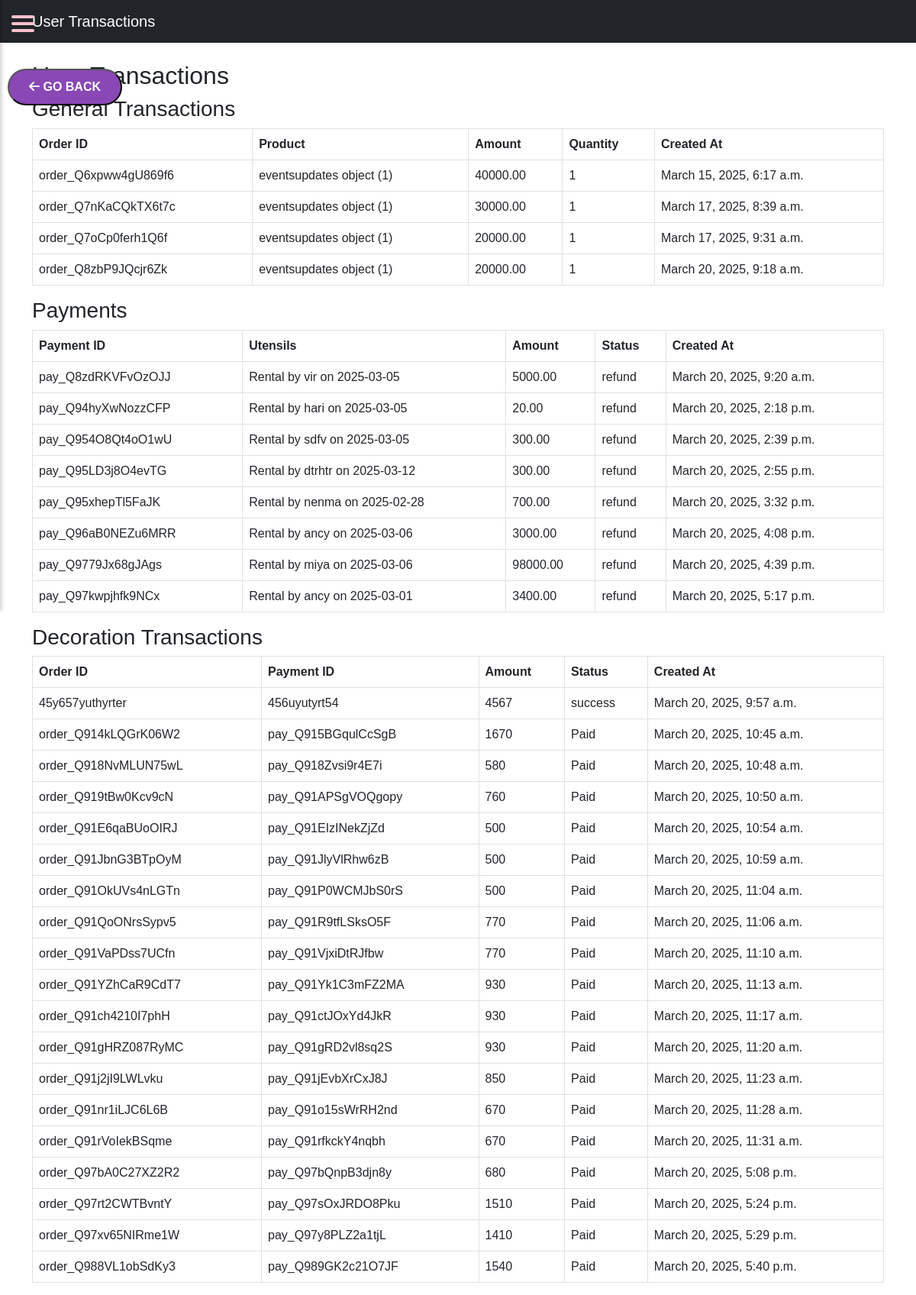
Screenshot of /user_transactions/ (signed in) with the database file from the repository.
### EVENT_BOOKING/models.py (models this page shows)
class Transaction(models.Model):
    user=models.ForeignKey(Event,on_delete=models.CASCADE)
    products = models.ForeignKey(eventsupdates,on_delete=models.CASCADE)
    amount = models.DecimalField(max_digits=10, decimal_places=2)
    quantity = models.PositiveBigIntegerField(default=1)
    order_id= models.CharField(max_length=225)
    created_at = models.DateTimeField(auto_now_add=True)

class eventsupdates(models.Model):
    category=models.CharField(max_length=60,null=True, blank=True)
    packagename=models.CharField(max_length=60,null=True, blank=True)
    chefname=models.CharField(max_length=60,null=True, blank=True)
    chefimage=models.ImageField(upload_to='image/', null=True,blank=True)
    chef=models.ForeignKey(chef,null=True,blank=True,on_delete=models.CASCADE)
    image=models.ImageField(upload_to='image/', null=True,blank=True)
    details=models.CharField(max_length=300,null=True,blank=True)
    fromdate=models.DateField(null=True,blank=True)
    todate=models.DateField(null=True,blank=True)
    rentperday=models.IntegerField(null=True, blank=True)
    package=models.DateField(null=True,blank=True)

class Payment(models.Model):
    user=models.ForeignKey(Event,on_delete=models.CASCADE,null=True,blank=True)
    utensils=models.ForeignKey(Utensilsform,on_delete=models.CASCADE,null=True,blank=True)
    payment_id = models.CharField(max_length=100)
    amount = models.DecimalField(max_digits=10, decimal_places=2)
    status = models.CharField(max_length=20,choices=[('Pending', 'Pending'), ('Paid', 'paid'), ('refund', 'refund')], default='Pending')
    created_at = models.DateTimeField(auto_now_add=True)

class Utensilsform(models.Model):
    name = models.CharField(max_length=100)
    phone = models.CharField(max_length=15)
    user=models.ForeignKey(Event,on_delete=models.CASCADE,null=True,blank=True)
    address = models.CharField(max_length=255)
    email = models.EmailField(null=True,blank=True)
    date = models.DateField()
    rdate = models.DateField()
    time = models.TimeField()
    amount=models.IntegerField(null=True, blank=True)
    status = models.CharField(max_length=10, choices=[('Pending', 'Pending'), ('Paid', 'paid'), ('refund', 'refund')], default='Pending')
    UTENSIL_CHOICES = [
        ('cutlery_sets', 'Cutlery Sets'),
        ('plates_bowls', 'Plates and Bowls'),
        ('serving_utensils', 'Serving Utensils'),
        ('specialty_tools', 'Specialty Tools'),
    ]
    selected_utensils = models.JSONField(default=dict, blank=True)
    def __str__(self):
        return f"Rental by {self.name} on {self.date}"

class decorationtransaction(models.Model):
    user = models.ForeignKey(Event, on_delete=models.CASCADE)
    razorpay_order_id = models.CharField(max_length=100)
    razorpay_payment_id = models.CharField(max_length=100, blank=True, null=True)
    amount = models.IntegerField()
    status = models.CharField(max_length=20, default='Created')
    created_at = models.DateTimeField(auto_now_add=True,null=True,blank=True)

### EVENT_BOOKING/views.py (the view)
# urls.py: path('user_transactions/', views.user_transactions, name='user_transactions'),
def user_transactions(request):
    email = request.session.get('email')
    transactions = Transaction.objects.filter(user__email=email)
    payments = Payment.objects.filter(user__email=email)
    decorations = decorationtransaction.objects.filter(user__email=email)
    return render(request, 'user_transactions.html', {
        'transactions': transactions,
        'payments': payments,
        'decorations': decorations,
    })

### EVENT_BOOKING/templates/user_transactions.html (shortened to what this page needs)
<!DOCTYPE html>
<html lang="en">
<head>
    <link rel="stylesheet" href="https://cdn.jsdelivr.net/npm/bootstrap@5.3.0/dist/css/bootstrap.min.css">
    <link rel="stylesheet" href="https://cdnjs.cloudflare.com/ajax/libs/font-awesome/6.0.0/css/all.min.css">
</head>
<body>
    <button class="back-button" onclick="window.history.back()">
        <i class="fas fa-arrow-left"></i> Go Back
      </button>
    <nav class="navbar navbar-expand-lg navbar-dark bg-dark">
        <div class="container">
            <a class="navbar-brand" href="#">User Transactions</a>
        </div>
    </nav>
<div class="hamburger-menu" onclick="toggleSidebar()">
    <div></div>
    <div></div>
    <div></div>
</div>
    <div class="container mt-4">
        <h2>User Transactions</h2>
        <h3>General Transactions</h3>
        <table class="table table-bordered">
            <thead>
                <tr>
                    <th>Order ID</th>
                    <th>Product</th>
                    <th>Amount</th>
                    <th>Quantity</th>
                    <th>Created At</th>
                </tr>
            </thead>
            <tbody>
                {% for transaction in transactions %}
                <tr>
                    <td>{{ transaction.order_id }}</td>
                    <td>{{ transaction.products }}</td>
                    <td>{{ transaction.amount }}</td>
                    <td>{{ transaction.quantity }}</td>
                    <td>{{ transaction.created_at }}</td>
                </tr>
                {% endfor %}
            </tbody>
        </table>
        <h3>Payments</h3>
        <table class="table table-bordered">
            <thead>
                <tr>
                    <th>Payment ID</th>
                    <th>Utensils</th>
                    <th>Amount</th>
                    <th>Status</th>
                    <th>Created At</th>
                </tr>
            </thead>
            <tbody>
                {% for payment in payments %}
                <tr>
                    <td>{{ payment.payment_id }}</td>
                    <td>{{ payment.utensils }}</td>
                    <td>{{ payment.amount }}</td>
                    <td>{{ payment.status }}</td>
                    <td>{{ payment.created_at }}</td>
                </tr>
                {% endfor %}
            </tbody>
        </table>
        <h3>Decoration Transactions</h3>
        <table class="table table-bordered">
            <thead>
                <tr>
                    <th>Order ID</th>
                    <th>Payment ID</th>
                    <th>Amount</th>
                    <th>Status</th>
                    <th>Created At</th>
                </tr>
            </thead>
            <tbody>
                {% for decoration in decorations %}
                <tr>
                    <td>{{ decoration.razorpay_order_id }}</td>
                    <td>{{ decoration.razorpay_payment_id }}</td>
                    <td>{{ decoration.amount }}</td>
                    <td>{{ decoration.status }}</td>
                    <td>{{ decoration.created_at }}</td>
                </tr>
                {% endfor %}
            </tbody>
        </table>
    </div>
</body>
</html>

### EVENT_BOOKING/templates/user_transactions.html (style rules this page uses)
body { font-family: Arial, sans-serif; margin: 0; padding: 0; }
.hamburger-menu { position: fixed; top: 15px; left: 15px; cursor: pointer; z-index: 1002; }
.hamburger-menu div { width: 30px; height: 4px; background-color: pink; margin: 5px 0; border-radius: 2px; }
.back-button { position: fixed; top: 90px; left: 10px; right:120px; padding: 10px 20px; width:auto; max-width:150px; text-transform: uppercase; background-color: rgb(138, 72, 182); color: white; border-radius: 25px; font-size: 18px; font-weight: bold; font-size: 1rem; align-items: center; }
.back-button i { font-size: 16px; }

### rows the page displays
Payment: payment_id "pay_Q8zdRKVFvOzOJJ", utensils "Rental by vir on 2025-03-05", amount "5000.00", status "refund", created_at "March 20, 2025, 9:20 a.m."
Payment: payment_id "pay_Q94hyXwNozzCFP", utensils "Rental by hari on 2025-03-05", amount "20.00", status "refund", created_at "March 20, 2025, 2:18 p.m."
Payment: payment_id "pay_Q954O8Qt4oO1wU", utensils "Rental by sdfv on 2025-03-05", amount "300.00", status "refund", created_at "March 20, 2025, 2:39 p.m."
Payment: payment_id "pay_Q95LD3j8O4evTG", utensils "Rental by dtrhtr on 2025-03-12", amount "300.00", status "refund", created_at "March 20, 2025, 2:55 p.m."
Payment: payment_id "pay_Q95xhepTl5FaJK", utensils "Rental by nenma on 2025-02-28", amount "700.00", status "refund", created_at "March 20, 2025, 3:32 p.m."
Payment: payment_id "pay_Q96aB0NEZu6MRR", utensils "Rental by ancy on 2025-03-06", amount "3000.00", status "refund", created_at "March 20, 2025, 4:08 p.m."
Payment: payment_id "pay_Q9779Jx68gJAgs", utensils "Rental by miya on 2025-03-06", amount "98000.00", status "refund", created_at "March 20, 2025, 4:39 p.m."
Payment: payment_id "pay_Q97kwpjhfk9NCx", utensils "Rental by ancy on 2025-03-01", amount "3400.00", status "refund", created_at "March 20, 2025, 5:17 p.m."
decorationtransaction: razorpay_order_id "45y657yuthyrter", razorpay_payment_id "456uyutyrt54", amount "4567", status "success", created_at "March 20, 2025, 9:57 a.m."
decorationtransaction: razorpay_order_id "order_Q914kLQGrK06W2", razorpay_payment_id "pay_Q915BGqulCcSgB", amount "1670", status "Paid", created_at "March 20, 2025, 10:45 a.m."
decorationtransaction: razorpay_order_id "order_Q918NvMLUN75wL", razorpay_payment_id "pay_Q918Zvsi9r4E7i", amount "580", status "Paid", created_at "March 20, 2025, 10:48 a.m."
decorationtransaction: razorpay_order_id "order_Q919tBw0Kcv9cN", razorpay_payment_id "pay_Q91APSgVOQgopy", amount "760", status "Paid", created_at "March 20, 2025, 10:50 a.m."
decorationtransaction: razorpay_order_id "order_Q91E6qaBUoOIRJ", razorpay_payment_id "pay_Q91EIzINekZjZd", amount "500", status "Paid", created_at "March 20, 2025, 10:54 a.m."
decorationtransaction: razorpay_order_id "order_Q91JbnG3BTpOyM", razorpay_payment_id "pay_Q91JlyVlRhw6zB", amount "500", status "Paid", created_at "March 20, 2025, 10:59 a.m."
decorationtransaction: razorpay_order_id "order_Q91OkUVs4nLGTn", razorpay_payment_id "pay_Q91P0WCMJbS0rS", amount "500", status "Paid", created_at "March 20, 2025, 11:04 a.m."
decorationtransaction: razorpay_order_id "order_Q91QoONrsSypv5", razorpay_payment_id "pay_Q91R9tfLSksO5F", amount "770", status "Paid", created_at "March 20, 2025, 11:06 a.m."
decorationtransaction: razorpay_order_id "order_Q91VaPDss7UCfn", razorpay_payment_id "pay_Q91VjxiDtRJfbw", amount "770", status "Paid", created_at "March 20, 2025, 11:10 a.m."
decorationtransaction: razorpay_order_id "order_Q91YZhCaR9CdT7", razorpay_payment_id "pay_Q91Yk1C3mFZ2MA", amount "930", status "Paid", created_at "March 20, 2025, 11:13 a.m."
decorationtransaction: razorpay_order_id "order_Q91ch4210I7phH", razorpay_payment_id "pay_Q91ctJOxYd4JkR", amount "930", status "Paid", created_at "March 20, 2025, 11:17 a.m."
decorationtransaction: razorpay_order_id "order_Q91gHRZ087RyMC", razorpay_payment_id "pay_Q91gRD2vl8sq2S", amount "930", status "Paid", created_at "March 20, 2025, 11:20 a.m."
decorationtransaction: razorpay_order_id "order_Q91j2jI9LWLvku", razorpay_payment_id "pay_Q91jEvbXrCxJ8J", amount "850", status "Paid", created_at "March 20, 2025, 11:23 a.m."
decorationtransaction: razorpay_order_id "order_Q91nr1iLJC6L6B", razorpay_payment_id "pay_Q91o15sWrRH2nd", amount "670", status "Paid", created_at "March 20, 2025, 11:28 a.m."
decorationtransaction: razorpay_order_id "order_Q91rVoIekBSqme", razorpay_payment_id "pay_Q91rfkckY4nqbh", amount "670", status "Paid", created_at "March 20, 2025, 11:31 a.m."
decorationtransaction: razorpay_order_id "order_Q97bA0C27XZ2R2", razorpay_payment_id "pay_Q97bQnpB3djn8y", amount "680", status "Paid", created_at "March 20, 2025, 5:08 p.m."
decorationtransaction: razorpay_order_id "order_Q97rt2CWTBvntY", razorpay_payment_id "pay_Q97sOxJRDO8Pku", amount "1510", status "Paid", created_at "March 20, 2025, 5:24 p.m."
decorationtransaction: razorpay_order_id "order_Q97xv65NIRme1W", razorpay_payment_id "pay_Q97y8PLZ2a1tjL", amount "1410", status "Paid", created_at "March 20, 2025, 5:29 p.m."
decorationtransaction: razorpay_order_id "order_Q988VL1obSdKy3", razorpay_payment_id "pay_Q989GK2c21O7JF", amount "1540", status "Paid", created_at "March 20, 2025, 5:40 p.m."
